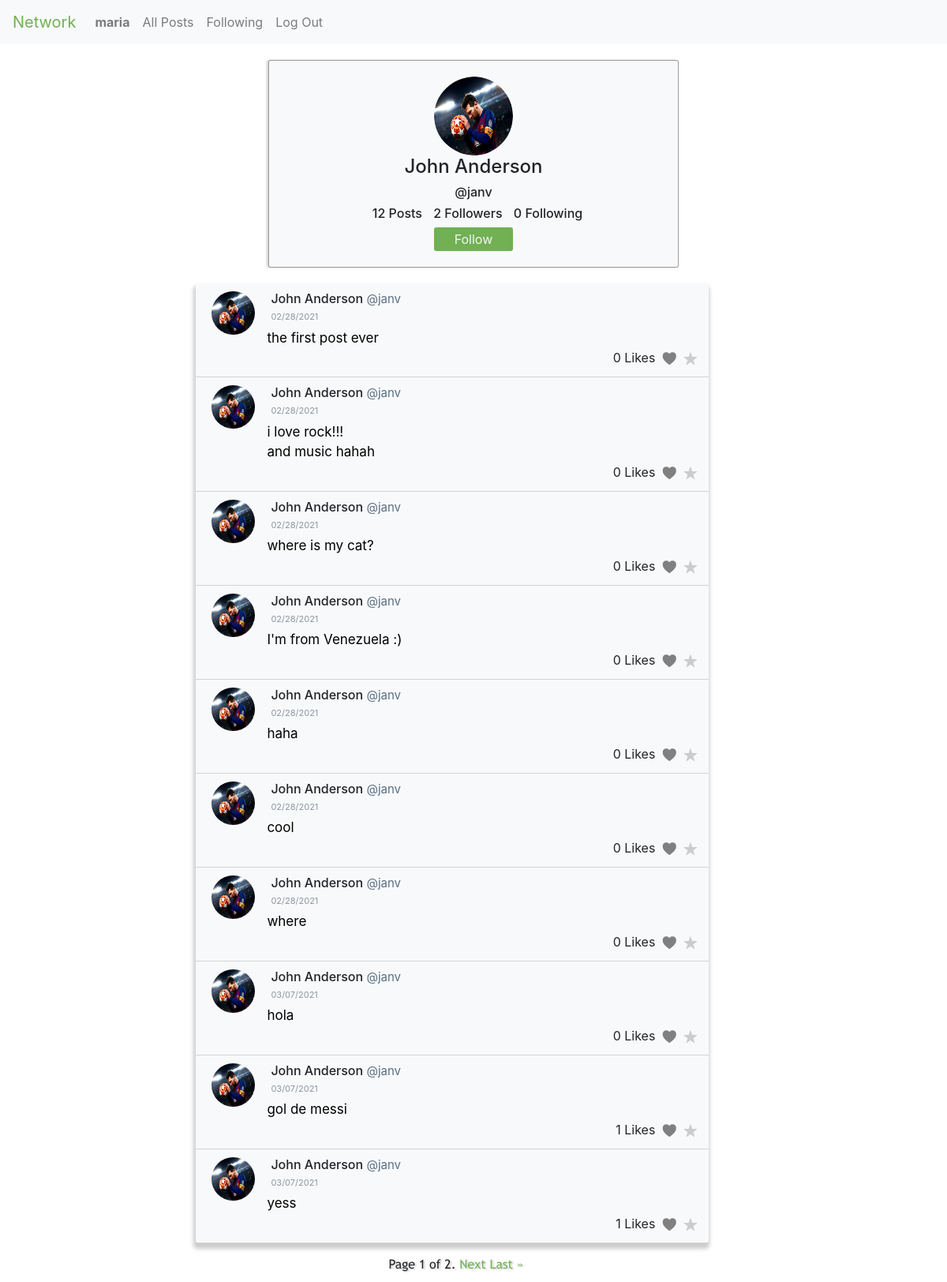
The page /profile/janv (signed in) on the database its author committed.
### network/models.py (models this page shows, shortened)
class User(AbstractUser):
    profile_image = models.ImageField(default='../static/network/img/defaultprofile.jpg', verbose_name='user_photo', upload_to='profile_img')
    pass

class Post(models.Model):
    content = models.CharField(max_length=255)
    user = models.ForeignKey(User, on_delete=models.CASCADE, related_name="author")
    likes = models.ManyToManyField(User, related_name="post_likes", null=True,blank=True)
    created_at = models.DateTimeField(auto_now_add=True)

### network/views.py (the view)
# urls.py: path("profile/<str:username>", views.profile_page, name="profile"),
@login_required(login_url='login')
def profile_page(request, username):
    if request.user.is_anonymous:
        redirect('login')
    profile_user = get_object_or_404(User, username=username)
    current_user = request.user
    user_is_following_profileuser = False
    if request.user.is_authenticated:
        user_is_following_profileuser = current_user.following.filter(followed_id=profile_user.id).exists()
    profile_posts = Post.objects.filter(user=profile_user).order_by("id")
    paginator = Paginator(profile_posts, 10)
    page_number = request.GET.get('page')
    page_obj = paginator.get_page(page_number)
    num_posts = len(profile_posts)
    if request.user.is_authenticated:
        if request.method == "POST":
            if "follow_btn" in request.POST:
                Profile.objects.create(follower=current_user, followed=profile_user)
                user_is_following_profileuser = current_user.following.filter(followed_id=profile_user.id).exists()
            elif "unfollow_btn" in request.POST:
                Profile.objects.get(follower=current_user, followed=profile_user).delete()
                user_is_following_profileuser = current_user.following.filter(followed_id=profile_user.id).exists()
    return render(request, "network/profile.html", {
        "profile_user": profile_user,
        "current_user":current_user,
        "profile_posts": page_obj,
        "num_posts": num_posts,
        "user_is_following_profileuser":user_is_following_profileuser
    })

### network/templates/network/profile.html (shortened to what this page needs)
{% extends 'network/layout.html' %}
{% load static %}
{% block body %}
<section class="content">
    <div class="container">
        <div class="row">
            <div class="profile-info">
                <div class="row">
                    <div class="profile-photo">
                        <img src="{{profile_user.profile_image.url}}" alt="">
                    </div>
                </div>
                <div class="row">
                    <div class="profile-name">
                        <h4>{{profile_user.first_name}} {{profile_user.last_name}}</h4>
                    </div>
                </div>
                <div class="row">
                    <div class="profile-username">
                        <h6>@{{profile_user.username}}</h6>
                    </div>
                </div>
                <div class="row">
                    <div class="profile-user-info">
                        <h6>
                            <span id="profile-posts">{{num_posts}} Posts</span>
                            <span id="profile-followers">{{profile_user.followers.count}} Followers</span>
                            <span id="profile-following">{{profile_user.following.count}} Following</span>
                        </h6>
                    </div>
                </div>
                {% if profile_user != current_user %}
                <div class="row">
                    {% if user_is_following_profileuser == False%}
                    <div class="follow-button">
                        <form action="{% url 'profile' username=profile_user.username %}" method="POST">
                            <button id="follow-button" name="follow_btn">Follow</button>
                        </form>
                    </div>
                    {% endif %}
                </div>
                {% endif %}
            </div>
        </div>
    </div>
    <div id="profile-published-content">
        <div class="container">
            <div class="row">
                <div id="profile-published-post" class="col-12">
                    {% for post in profile_posts%}
                    <div class="posts">
                        <div class="row">
                            <div class="post-photo" class="col-2">
                                <img src="{{post.user.profile_image.url}}" alt="" />
                            </div>
                            <div class="post-name col-6">
                                    <h6>{{post.user.first_name}} {{post.user.last_name}} <span class="post-username">@{{post.user.username}}</span></h6>
                            </div>
                        </div>
                        <div class="row">
                            <p class="post-date col-12">{{post.created_at|date:"SHORT_DATE_FORMAT"}}</p>
                        </div>
                        <div class="row" data-contentid ="{{post.id}}">
                            <p class="post-content col-12" >{{post.content|linebreaksbr}}</p>
                        </div>
                        <div class="row">
                            <div class="post-buttons col-12">
                                <span class="num-likes id_num_likes{{post.id}}">{{post.likes.count}} Likes</span>
                                {% if request.user.is_authenticated %}
                                <span class="{% if request.user in post.likes.all %}in-like-post{% else %}like-post{% endif %} id_color_like{{post.id}}">
                                    <a id="like-post-link" data-postid="{{ post.id }}">N</a>
                                </span>
                                <span class="fav-post"><a href="">R</a></span>
                                {% endif %}
                            </div>
                        </div>
                    </div>
                    {% endfor %}
                </div>
                <div class="pagination">
                    <div id="pagination-content">
                        <span class="step-links">
                        <span class="current">
                            Page {{ profile_posts.number }} of {{ profile_posts.paginator.num_pages }}.
                        </span>
                        {% if profile_posts.has_next %}
                            <a href="?page={{ profile_posts.next_page_number }}">Next</a>
                            <a href="?page={{ profile_posts.paginator.num_pages }}">Last &raquo;</a>
                        {% endif %}
                    </span>
                    </div>
                </div>
            </div>
        </div>
    </div>
</section>
{% endblock %}

### network/templates/network/layout.html (shortened to what this page needs)
{% load static %}
<!DOCTYPE html>
<html lang="en">
    <head>
        <link rel="stylesheet" href="https://stackpath.bootstrapcdn.com/bootstrap/4.4.1/css/bootstrap.min.css">
        <link href="{% static 'network/styles.css' %}" rel="stylesheet">
    </head>
    <body>
        <nav class="navbar navbar-expand-lg navbar-light bg-light">
            <a class="navbar-brand" id="logo-title" href="{% url 'index' %}">Network</a>
            <div>
              <ul class="navbar-nav mr-auto">
                {% if user.is_authenticated %}
                    <li class="nav-item">
                        <a class="nav-link" href="{% url 'profile' username=request.user.username %}"><strong id="username_for_like">{{ user.username }}</strong></a>
                    </li>
                {% endif %}
                <li class="nav-item">
                  <a class="nav-link" href="{% url 'index' %}">All Posts</a>
                </li>
                {% if user.is_authenticated %}
                    <li class="nav-item">
                        <a class="nav-link" href="{% url 'following' %}">Following</a>
                    </li>
                    <li class="nav-item">
                        <a class="nav-link" href="{% url 'logout' %}">Log Out</a>
                    </li>
                {% endif %}
              </ul>
            </div>
        </nav>
        <div class="body">
            {% block body %}
            {% endblock %}
        </div>
    </body>
</html>

### network/static/network/styles.css (style rules this page uses)
* { margin: 0px; padding: 0px; }
#logo-title { color: #71b053; }
.content { width: 72.2%; height: 90vh; margin: 0 auto; margin-top: 20px; }
::placeholder { color: grey; }
#published-post, #profile-published-post { margin: 0 auto; padding: 0; margin-top: 20px; margin-left: 20px; border-radius: 3px; background: #f8f9fa; box-shadow: -1px 5px 5px 2px #ccc; }
.posts { width: 100%; margin-top: 0px; border-bottom: 1px solid rgba(173, 173, 173, 0.5); transition: all 300ms; }
.posts .post-name, .posts .post-date, .posts .post-content, .posts .post-photo { padding-left: 10px; padding-top: 10px; }
.posts .post-photo { width: 55px; height: 55px; margin-top: 10px; margin-left: 35px; border-radius: 50%; overflow: hidden; transition: all 300ms; }
.posts .post-photo img { width: 60px; height: 60px; margin-top: -13.5px; margin-left: -13px; border-radius: 50%; transition: all 300ms; }
.post-name { margin-left: 10px; font-family: -apple-system, BlinkMacSystemFont, 'Segoe UI', Roboto, Oxygen, Ubuntu, Cantarell, 'Open Sans', 'Helvetica Neue', sans-serif; }
.post-name span { font-weight:normal; font-size: 15px; color: rgb(91, 112, 131); }
.post-date { margin-top: -41px; margin-left: 100px; color: rgb(140, 150, 160); font-size: 11px; font-weight: normal; }
.post-content { margin-left: 95px; margin-top: -20px; margin-bottom: 0px; padding-right: 140px; color: black; font-size: 17px; }
.post-buttons { text-align: right; margin-bottom: 10px; }
.like-post, .fav-post, .num-likes, .edit-post-link, .in-like-post { margin-right: 15px; margin-left: -10px; }
.like-post a { font-family:'icons'; text-decoration: none; color: grey; transition: all 400ms; }
.fav-post a { font-family:'icons'; text-decoration: none; color: #ccc; transition: all 300ms; }
.pagination { width: 100%; margin: 10px; margin-left: 59px; margin-top: 15px; text-align: center; cursor: pointer; }
#pagination-content { width: 100%; font-family: 'TrebuchetMS'; font-size: 16px; text-shadow: 2px 1px 2px #ccc; }
#pagination-content a { text-decoration: none; color: #71b053; transition: all 600ms; }
.profile-info { width: 60%; margin: 0 auto; background: #f8f9fa; border: 1px solid rgba(68, 67, 67, 0.5); border-radius: 3px; box-shadow: -2px 0px 3px #ccc; }
.profile-photo { width: 100px; height: 100px; margin: 0 auto; margin-top: 20px; border-radius: 50%; overflow: hidden; }
.profile-photo img { width: 105px; height:100px; padding-right: 5px; border-radius: 50%; }
.profile-name, .profile-username, .profile-user-info, .follow-button, .edit-profile-button, .unfollow-button { width: 100%; margin: 0 auto; text-align: center; }
.profile-user-info h6 span { margin-left: 10px; }
#follow-button, #edit-profile-button, #unfollow-button { width: 100px; padding: 3px; border: none; border-radius: 3px; color: whitesmoke; background: #71b053; margin-bottom: 20px; transition: all 300ms; }
#profile-published-content { width: 75%; margin: 0 auto; margin-right: 155px; margin-bottom: 50px; }

### rows shown on the page
User: username "maria"
User: profile_image (picture), first_name "John", last_name "Anderson", username "janv", followers.count "2", following.count "0"
Post: user.profile_image (picture), user.first_name "John", user.last_name "Anderson", user.username "janv", created_at "02/28/2021", content "the first post ever", likes.count "0"
Post: user.profile_image (picture), user.first_name "John", user.last_name "Anderson", user.username "janv", created_at "02/28/2021", content "i love rock!!! and music hahah", likes.count "0"
Post: user.profile_image (picture), user.first_name "John", user.last_name "Anderson", user.username "janv", created_at "02/28/2021", content "where is my cat?", likes.count "0"
Post: user.profile_image (picture), user.first_name "John", user.last_name "Anderson", user.username "janv", created_at "02/28/2021", content "I'm from Venezuela :)", likes.count "0"
Post: user.profile_image (picture), user.first_name "John", user.last_name "Anderson", user.username "janv", created_at "02/28/2021", content "haha", likes.count "0"
Post: user.profile_image (picture), user.first_name "John", user.last_name "Anderson", user.username "janv", created_at "02/28/2021", content "cool", likes.count "0"
Post: user.profile_image (picture), user.first_name "John", user.last_name "Anderson", user.username "janv", created_at "02/28/2021", content "where", likes.count "0"
Post: user.profile_image (picture), user.first_name "John", user.last_name "Anderson", user.username "janv", created_at "03/07/2021", content "hola", likes.count "0"
Post: user.profile_image (picture), user.first_name "John", user.last_name "Anderson", user.username "janv", created_at "03/07/2021", content "gol de messi", likes.count "1"
Post: user.profile_image (picture), user.first_name "John", user.last_name "Anderson", user.username "janv", created_at "03/07/2021", content "yess", likes.count "1"

### other values the page prints
{{ num_posts }} "12"
{{ profile_posts.number }} "1"
{{ profile_posts.paginator.num_pages }} "2"
